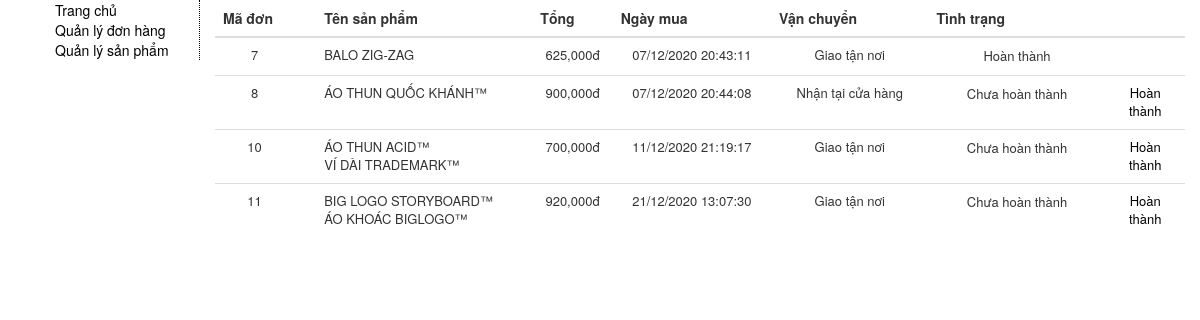
/quanlydonhang.php, run on the app's committed database.
### tables this page shows
CREATE TABLE `hoadon` (
  `mahd` int(11) NOT NULL,
  `tenkh` varchar(50) NOT NULL,
  `diachi` varchar(100) NOT NULL,
  `sdt` int(11) NOT NULL,
  `email` varchar(50) NOT NULL,
  `ngaymua` datetime(6) NOT NULL,
  `tinhtrang` varchar(50) NOT NULL
);

CREATE TABLE `chitiethd` (
  `mahd` int(11) NOT NULL,
  `tensp` varchar(50) NOT NULL,
  `masp` varchar(50) NOT NULL,
  `loai` varchar(50) NOT NULL,
  `gia` int(11) NOT NULL,
  `ngaymua` datetime(6) NOT NULL,
  `soluong` tinyint(4) NOT NULL,
  `vanchuyen` varchar(50) NOT NULL,
  `thanhtoan` varchar(50) NOT NULL,
  `hinh` varchar(50) NOT NULL
);

### quanlydonhang.php (the view, shortened to what this page needs)
<!DOCTYPE html>
<html lang="en">
<head>
  <link rel="stylesheet" href="bootstrap/css/bootstrap.css">
    <link rel="stylesheet" href="https://cdnjs.cloudflare.com/ajax/libs/font-awesome/4.7.0/css/font-awesome.min.css">
</head>
<body>
<div class="container-fluid " style="font-size:14px;" >
  <div class="col-md-2" style="padding-right: 0px;">
     <ul style="border-right: 1px dotted #000">
    <li><a href="index.php">Trang chủ</a> </li>
    <li><a href="quanlydonhang.php">Quản lý đơn hàng</a></li>
    <li><a href="quanlysanpham.php">Quản lý sản phẩm</a></li>
  </ul>
  </div>
  <div  class="col-md-10" id="tra-ve">
    <table class="table">
  <thead>
    <tr style="text-align: center;">
      <th class="col-md-1">Mã đơn</th>
      <th class="col-md-3" style="text-align:left; padding-left: 30px;">Tên sản phẩm</th>
      <th class="col-md-1" >Tổng</th>
      <th class="col-md-2">Ngày mua</th>
      <th class="col-md-2">Vận chuyển</th>
      <th class="col-md-2">Tình trạng</th>
      <th class="col-md-1"></th>
    </tr>
  </thead>
  <tbody style="font-size: 13px;">
    <tr>
      <form action="" method="get">
      <?php
include 'connect.php';
$sql= 'select * from hoadon ';
$tam=$conn->query ($sql);
$data = $tam->fetchAll();
$i =1;
foreach ($data as $value) {
?>
      <td style="text-align: center;"><?php echo $value['mahd'] ?></td>
      <td style="text-align:left; padding-left: 30px;">
        <?php
        $mahd = $value['mahd'];
        $sql= "select * from chitiethd where mahd = $mahd  ";
$tam=$conn->query ($sql);
$d = $tam->fetchAll();
$tong= 0;
foreach ($d as $v) {
  echo $v['tensp'] ."<br>";
if($v['vanchuyen']=="Giao tận nơi")
  $ship = 25000;
else
  $ship = 0;
  $tong += $v['gia']*$v['soluong']+$ship;
 }
 ?>
      </td>
      <td  style="text-align: center;">
        <?php echo number_format($tong) ."đ"  ?>
      </td>
      <td style="text-align: center;">
        <?php
$date = date_create($value['ngaymua']);
echo date_format($date,"d/m/Y H:i:s");
?>
      </td>
      <td style="text-align: center;">
        <?php
        echo $v['vanchuyen'];
?>
      </td>
      <td  >
<input style="border: none;text-align: center;outline: none;" type="text" name="" value="<?php
if(isset($_GET['mahd'])){
           if($_GET['mahd']== $value['mahd'])
           {
            echo "Hoàn thành";
            $mahd =$_GET['mahd'];
            $sql= "UPDATE  hoadon set tinhtrang='Hoàn thành' WHERE mahd='$mahd' ";
          $conn->exec($sql);
           }
           else {echo $value['tinhtrang'];}
}
else
echo $value['tinhtrang'];
 ?>">
       </td>
      <td style="text-align: center;">
              <a style="text-decoration: none;" name="tt" href="quanlydonhang.php?mahd=<?php echo $v['mahd'] ?>">
        <?php
         $ma= $v['mahd'];
          $sql= "select * from hoadon where mahd = $ma  ";
        $tam=$conn->query ($sql);
        $d = $tam->fetchAll();
        foreach ($d as $val) {
          if ($val['tinhtrang']=='Chưa hoàn thành') echo "Hoàn thành";
        }
        ?>
       </a>
       </td>
    </tr>
   <?php
   $i++;} ?>
  </tbody>
</table>
  </div>
</div>
</body>
</html>

### quanlydonhang.php (style rules this page uses)
li { list-style-type: none; }
a { text-decoration: none;color: #000 }
body { padding: 0px; margin: 0px; }

### data on the page
hoadon: mahd "7", tong "625,000", ngaymua "07/12/2020 20:43:11", chitiethd.vanchuyen "Giao tận nơi", tinhtrang "Hoàn thành"
chitiethd: tensp "BALO ZIG-ZAG"
hoadon: mahd "8", tong "900,000", ngaymua "07/12/2020 20:44:08", chitiethd.vanchuyen "Nhận tại cửa hàng", tinhtrang "Chưa hoàn thành", shows "Hoàn thành"
chitiethd: tensp "ÁO THUN QUỐC KHÁNH™"
hoadon: mahd "10", tong "700,000", ngaymua "11/12/2020 21:19:17", chitiethd.vanchuyen "Giao tận nơi", tinhtrang "Chưa hoàn thành", shows "Hoàn thành"
chitiethd: tensp "ÁO THUN ACID™"
chitiethd: tensp "VÍ DÀI TRADEMARK™"
hoadon: mahd "11", tong "920,000", ngaymua "21/12/2020 13:07:30", chitiethd.vanchuyen "Giao tận nơi", tinhtrang "Chưa hoàn thành", shows "Hoàn thành"
chitiethd: tensp "BIG LOGO STORYBOARD™"
chitiethd: tensp "ÁO KHOÁC BIGLOGO™"
